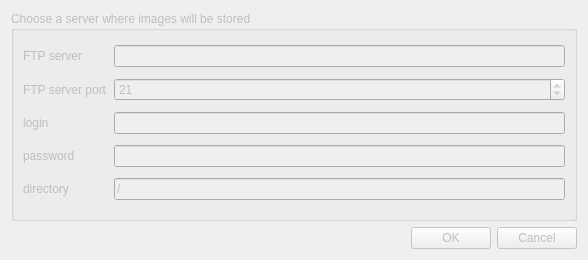
<?xml version="1.0" encoding="UTF-8"?>
<ui version="4.0">
 <class>FTPSetupDlg</class>
 <widget class="QDialog" name="FTPSetupDlg">
  <property name="enabled">
   <bool>false</bool>
  </property>
  <property name="geometry">
   <rect>
    <x>0</x>
    <y>0</y>
    <width>588</width>
    <height>260</height>
   </rect>
  </property>
  <property name="windowTitle">
   <string>Directory setting</string>
  </property>
  <property name="windowIcon">
   <iconset resource="qmotion.qrc">
    <normaloff>:/ftp.png</normaloff>:/ftp.png</iconset>
  </property>
  <layout class="QVBoxLayout" name="verticalLayout">
   <item>
    <widget class="QGroupBox" name="groupBox_trace">
     <property name="title">
      <string>Choose a server where images will be stored</string>
     </property>
     <layout class="QGridLayout">
      <property name="leftMargin">
       <number>9</number>
      </property>
      <property name="topMargin">
       <number>9</number>
      </property>
      <property name="rightMargin">
       <number>9</number>
      </property>
      <property name="bottomMargin">
       <number>9</number>
      </property>
      <property name="spacing">
       <number>6</number>
      </property>
      <item row="0" column="0">
       <widget class="QLabel" name="label">
        <property name="text">
         <string>FTP server </string>
        </property>
       </widget>
      </item>
      <item row="2" column="0">
       <widget class="QLabel" name="label_2">
        <property name="text">
         <string>login</string>
        </property>
       </widget>
      </item>
      <item row="3" column="0">
       <widget class="QLabel" name="label_3">
        <property name="text">
         <string>password</string>
        </property>
       </widget>
      </item>
      <item row="2" column="1">
       <widget class="QLineEdit" name="login">
        <property name="toolTip">
         <string>If field is blank, login will be anonymous</string>
        </property>
       </widget>
      </item>
      <item row="0" column="1">
       <widget class="QLineEdit" name="server">
        <property name="minimumSize">
         <size>
          <width>433</width>
          <height>0</height>
         </size>
        </property>
        <property name="toolTip">
         <string>IP adress (for example 192.168.1.1) or server name (ftp.example.org)</string>
        </property>
        <property name="text">
         <string/>
        </property>
       </widget>
      </item>
      <item row="3" column="1">
       <widget class="QLineEdit" name="password"/>
      </item>
      <item row="4" column="0">
       <widget class="QLabel" name="label_4">
        <property name="text">
         <string>directory</string>
        </property>
       </widget>
      </item>
      <item row="4" column="1">
       <widget class="QLineEdit" name="directory">
        <property name="toolTip">
         <string>If you don't know, just leave &quot;/&quot; it gonna be ok !</string>
        </property>
        <property name="text">
         <string>/</string>
        </property>
       </widget>
      </item>
      <item row="1" column="0">
       <widget class="QLabel" name="label_5">
        <property name="text">
         <string>FTP server port</string>
        </property>
       </widget>
      </item>
      <item row="1" column="1">
       <widget class="QSpinBox" name="serverport">
        <property name="toolTip">
         <string>FTP server port is 21 by default</string>
        </property>
        <property name="maximum">
         <number>65535</number>
        </property>
        <property name="value">
         <number>21</number>
        </property>
       </widget>
      </item>
     </layout>
    </widget>
   </item>
   <item>
    <widget class="QDialogButtonBox" name="buttonBox">
     <property name="orientation">
      <enum>Qt::Horizontal</enum>
     </property>
     <property name="standardButtons">
      <set>QDialogButtonBox::Cancel|QDialogButtonBox::Ok</set>
     </property>
    </widget>
   </item>
  </layout>
 </widget>
 <tabstops>
  <tabstop>server</tabstop>
  <tabstop>login</tabstop>
  <tabstop>password</tabstop>
  <tabstop>directory</tabstop>
  <tabstop>buttonBox</tabstop>
 </tabstops>
 <resources>
  <include location="qmotion.qrc"/>
 </resources>
 <connections>
  <connection>
   <sender>buttonBox</sender>
   <signal>accepted()</signal>
   <receiver>FTPSetupDlg</receiver>
   <slot>accept()</slot>
   <hints>
    <hint type="sourcelabel">
     <x>248</x>
     <y>254</y>
    </hint>
    <hint type="destinationlabel">
     <x>157</x>
     <y>274</y>
    </hint>
   </hints>
  </connection>
  <connection>
   <sender>buttonBox</sender>
   <signal>rejected()</signal>
   <receiver>FTPSetupDlg</receiver>
   <slot>reject()</slot>
   <hints>
    <hint type="sourcelabel">
     <x>316</x>
     <y>260</y>
    </hint>
    <hint type="destinationlabel">
     <x>286</x>
     <y>274</y>
    </hint>
   </hints>
  </connection>
 </connections>
</ui>
